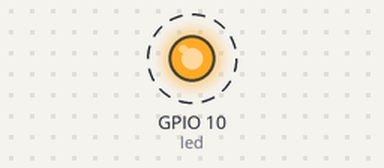
The sketch below on a simulated ESP32-S3. On the bench: output pins drawn as LEDs (lit = HIGH). Dashed ring = blinking. WiFi joins after 1.5 s; servers stay silent unless stated; what the sketch prints to the serial monitor is not drawn.

Above: at 2.0 s.
Timing chart, 0 to 6.1 s (numbered marks = the images above):
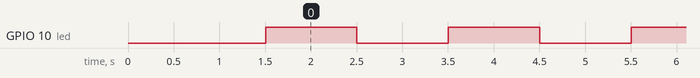

Measured:
- by itself, GPIO 10 (led): alternates HIGH for 1.0 s and LOW for 1.0 s

The sketch:

M5StickC_OTA_WebUpdaterLED.ino
```cpp
#include <WiFi.h>
#include <WiFiClient.h>
#include <WebServer.h>
#include <ESPmDNS.h>
#include <Update.h>
#include <M5StickC.h>

const char* host = "M5Stick-C";
const char* ssid = "tkwtic24";
const char* password = "20191002";

//variabls for blinking an LED with Millis
const int led = GPIO_NUM_10; // M5StickC Pin to which onboard LED is connected
unsigned long previousMillis = 0;  // will store last time LED was updated
const long interval = 1000;  // interval at which to blink (milliseconds)
int ledState = LOW;  // ledState used to set the LED

WebServer server(80);

/* Style */
String style =
"<style>#file-input,input{width:100%;height:44px;border-radius:4px;margin:10px auto;font-size:15px}"
"input{background:#f1f1f1;border:0;padding:0 15px}body{background:#3498db;font-family:sans-serif;font-size:14px;color:#777}"
"#file-input{padding:0;border:1px solid #ddd;line-height:44px;text-align:left;display:block;cursor:pointer}"
"#bar,#prgbar{background-color:#f1f1f1;border-radius:10px}#bar{background-color:#3498db;width:0%;height:10px}"
"form{background:#fff;max-width:258px;margin:75px auto;padding:30px;border-radius:5px;text-align:center}"
".btn{background:#3498db;color:#fff;cursor:pointer}</style>";

/* Login page */
String loginIndex =
"<form name=loginForm>"
"<h1>ESP32 Login</h1>"
"<input name=userid placeholder='User ID'> "
"<input name=pwd placeholder=Password type=Password> "
"<input type=submit onclick=check(this.form) class=btn value=Login></form>"
"<script>"
"function check(form) {"
"if(form.userid.value=='admin' && form.pwd.value=='admin')"
"{window.open('/serverIndex')}"
"else"
"{alert('Error Password or Username')}"
"}"
"</script>" + style;

/* Server Index Page */
String serverIndex =
"<script src='https://ajax.googleapis.com/ajax/libs/jquery/3.2.1/jquery.min.js'></script>"
"<form method='POST' action='#' enctype='multipart/form-data' id='upload_form'>"
"<input type='file' name='update' id='file' onchange='sub(this)' style=display:none>"
"<label id='file-input' for='file'>   Choose file...</label>"
"<input type='submit' class=btn value='Update'>"
"<br><br>"
"<div id='prg'></div>"
"<br><div id='prgbar'><div id='bar'></div></div><br></form>"
"<script>"
"function sub(obj){"
"var fileName = obj.value.split('\\\\');"
"document.getElementById('file-input').innerHTML = '   '+ fileName[fileName.length-1];"
"};"
"$('form').submit(function(e){"
"e.preventDefault();"
"var form = $('#upload_form')[0];"
"var data = new FormData(form);"
"$.ajax({"
"url: '/update',"
"type: 'POST',"
"data: data,"
"contentType: false,"
"processData:false,"
"xhr: function() {"
"var xhr = new window.XMLHttpRequest();"
"xhr.upload.addEventListener('progress', function(evt) {"
"if (evt.lengthComputable) {"
"var per = evt.loaded / evt.total;"
"$('#prg').html('progress: ' + Math.round(per*100) + '%');"
"$('#bar').css('width',Math.round(per*100) + '%');"
"}"
"}, false);"
"return xhr;"
"},"
"success:function(d, s) {"
"console.log('success!') "
"},"
"error: function (a, b, c) {"
"}"
"});"
"});"
"</script>" + style;

/* setup function */
void setup(void) {

pinMode(led,  OUTPUT);

  Serial.begin(115200);

  // Connect to WiFi network
  WiFi.begin(ssid, password);
  Serial.println("");

  // Wait for connection
  while (WiFi.status() != WL_CONNECTED) {
    delay(500);
    Serial.print(".");
  }
  Serial.println("");
  Serial.print("Connected to ");
  Serial.println(ssid);
  Serial.print("IP address: ");
  Serial.println(WiFi.localIP());

  /*use mdns for host name resolution*/
  if (!MDNS.begin(host)) { //http://esp32.local
    Serial.println("Error setting up MDNS responder!");
    while (1) {
      delay(1000);
    }
  }
  Serial.println("mDNS responder started");
  /*return index page which is stored in serverIndex */
  server.on("/", HTTP_GET, []() {
    server.sendHeader("Connection", "close");
    server.send(200, "text/html", loginIndex);
  });
  server.on("/serverIndex", HTTP_GET, []() {
    server.sendHeader("Connection", "close");
    server.send(200, "text/html", serverIndex);
  });
  /*handling uploading firmware file */
  server.on("/update", HTTP_POST, []() {
    server.sendHeader("Connection", "close");
    server.send(200, "text/plain", (Update.hasError()) ? "FAIL" : "OK");
    ESP.restart();
  }, []() {
    HTTPUpload& upload = server.upload();
    if (upload.status == UPLOAD_FILE_START) {
      Serial.printf("Update: %s\n", upload.filename.c_str());
      if (!Update.begin(UPDATE_SIZE_UNKNOWN)) { //start with max available size
        Update.printError(Serial);
      }
    } else if (upload.status == UPLOAD_FILE_WRITE) {
      /* flashing firmware to ESP*/
      if (Update.write(upload.buf, upload.currentSize) != upload.currentSize) {
        Update.printError(Serial);
      }
    } else if (upload.status == UPLOAD_FILE_END) {
      if (Update.end(true)) { //true to set the size to the current progress
        Serial.printf("Update Success: %u\nRebooting...\n", upload.totalSize);
      } else {
        Update.printError(Serial);
      }
    }
  });
  server.begin();
}

void loop(void) {
  server.handleClient();
  delay(1);

//loop to blink without delay
 unsigned long currentMillis = millis();
 if (currentMillis - previousMillis >= interval) {
 // save the last time you blinked the LED
 previousMillis = currentMillis;
 // if the LED is off turn it on and vice-versa:
 ledState = not(ledState);
 // set the LED with the ledState of the variable:
 digitalWrite(led,  ledState);
 }

}
```
